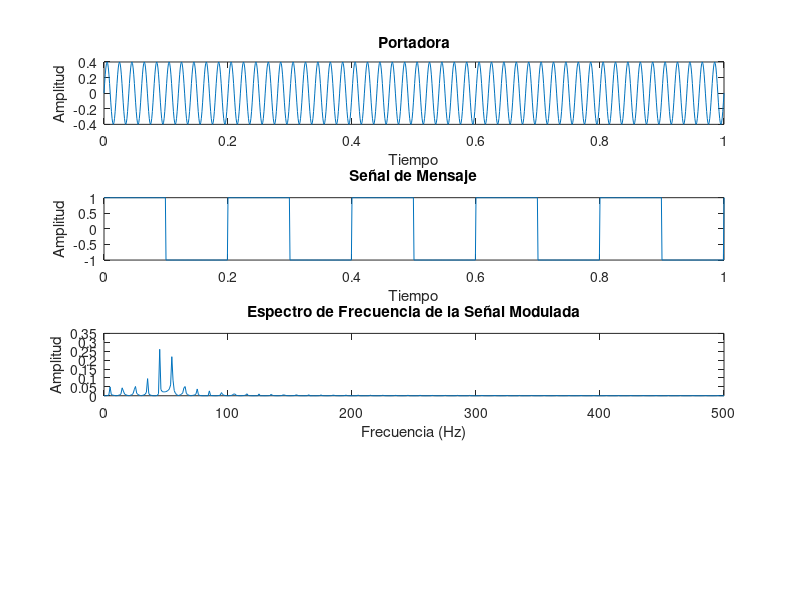

Recreate this plot in MATLAB.
clc
close all
clear all

t = 0:0.001:1;
fc = 50;
fm = 5;
amp = 0.4;
c = amp * sin(2 * pi * fc * t);
subplot(4, 1, 1)
plot(t, c)
xlabel('Tiempo')
ylabel('Amplitud')
title('Portadora')

m = square(2 * pi * fm * t);
subplot(4, 1, 2)
plot(t, m)
xlabel('Tiempo')
ylabel('Amplitud')
title('Señal de Mensaje')

x = c .* m;
subplot(4, 1, 3)
plot(t, x)
xlabel('Tiempo')
ylabel('Amplitud')
title('PSK')

L = length(x);
NFFT = 2^nextpow2(L);
X = fft(x, NFFT) / L;
f = 1 / (2 * 0.001) * linspace(0, 1, NFFT / 2 + 1);


plot(f, 2 * abs(X(1:NFFT / 2 + 1)))
xlabel('Frecuencia (Hz)')
ylabel('Amplitud')
title('Espectro de Frecuencia de la Señal Modulada')